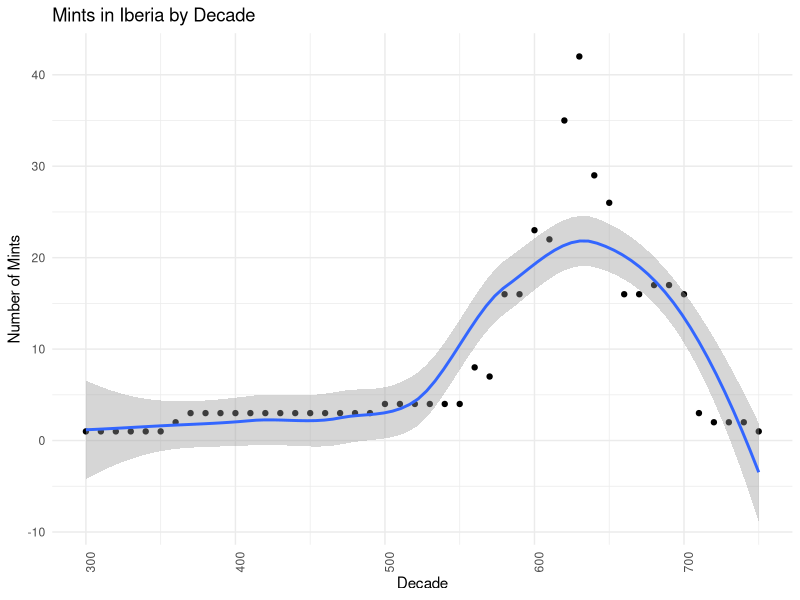

Write the R code that produced this figure. (Note: this script raises an error after producing the figure.)
library(ggplot2)

mints.decade <- read.csv("data-raw/number-of-mints-decade.csv", sep=";")

ggplot( mints.decade, aes(x=Decade, y=Mints)) + geom_point() + geom_smooth() +
  theme_minimal() +
  theme(axis.text.x = element_text(angle = 90, hjust = 1)) +
  labs(title = "Mints in Iberia by Decade",
       x = "Decade",
       y = "Number of Mints")

saveRDS(mints.decade, "data/mints_decade.rds")
